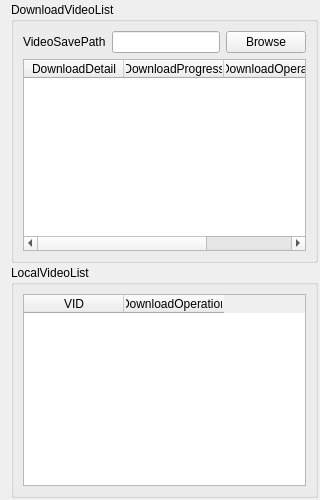
      <widget class="QWidget" name="tab_3">
       <attribute name="title">
        <string>DownloadVideo</string>
       </attribute>
       <layout class="QGridLayout" name="gridLayout_8">
        <property name="topMargin">
         <number>2</number>
        </property>
        <property name="rightMargin">
         <number>2</number>
        </property>
        <property name="bottomMargin">
         <number>2</number>
        </property>
        <property name="spacing">
         <number>2</number>
        </property>
        <item row="0" column="0">
         <widget class="QGroupBox" name="groupBox_4">
          <property name="maximumSize">
           <size>
            <width>16777215</width>
            <height>400</height>
           </size>
          </property>
          <property name="title">
           <string>DownloadVideoList</string>
          </property>
          <layout class="QGridLayout" name="gridLayout_9">
           <item row="0" column="1">
            <widget class="QLineEdit" name="localVideoPathLineEdit"/>
           </item>
           <item row="0" column="2">
            <widget class="QPushButton" name="localVideoBrowserPushButton">
             <property name="text">
              <string>Browse</string>
             </property>
            </widget>
           </item>
           <item row="0" column="0">
            <widget class="QLabel" name="label_41">
             <property name="text">
              <string>VideoSavePath</string>
             </property>
            </widget>
           </item>
           <item row="1" column="0" colspan="3">
            <widget class="QTableWidget" name="downloadVideoTableWidget">
             <column>
              <property name="text">
               <string>DownloadDetail</string>
              </property>
             </column>
             <column>
              <property name="text">
               <string>DownloadProgress</string>
              </property>
             </column>
             <column>
              <property name="text">
               <string>DownloadOperation</string>
              </property>
             </column>
            </widget>
           </item>
          </layout>
         </widget>
        </item>
        <item row="1" column="0">
         <widget class="QGroupBox" name="groupBox_5">
          <property name="title">
           <string>LocalVideoList</string>
          </property>
          <layout class="QGridLayout" name="gridLayout_10">
           <item row="0" column="0">
            <widget class="QTableWidget" name="localVideoTableWidget">
             <column>
              <property name="text">
               <string>VID</string>
              </property>
             </column>
             <column>
              <property name="text">
               <string>DownloadOperation</string>
              </property>
             </column>
            </widget>
           </item>
          </layout>
         </widget>
        </item>
       </layout>
      </widget>
